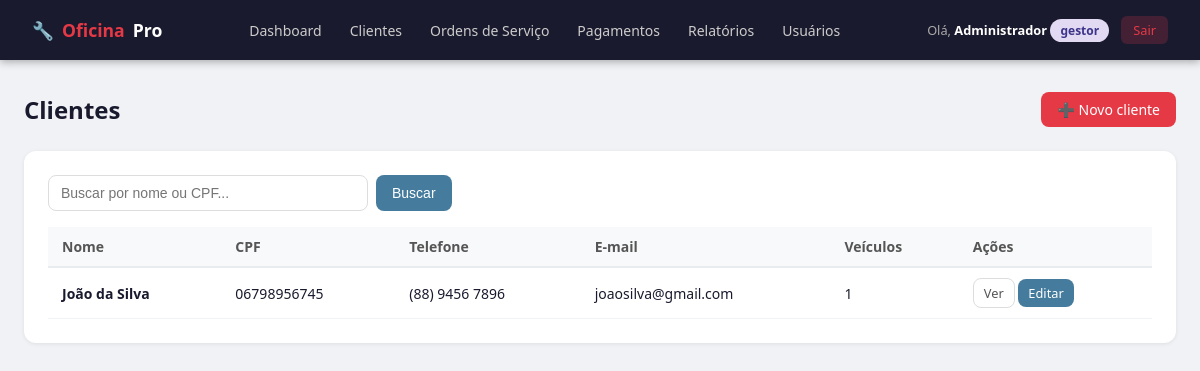
Page /clientes (signed in) on the committed database.
### app.py (models this page shows)
class Cliente(db.Model):
    id = db.Column(db.Integer, primary_key=True)
    nome = db.Column(db.String(100), nullable=False)
    cpf = db.Column(db.String(14), unique=True, nullable=False)
    telefone = db.Column(db.String(20))
    email = db.Column(db.String(100))
    criado_em = db.Column(db.DateTime, default=agora)
    veiculos = db.relationship('Veiculo', backref='cliente', lazy=True)

### app.py (the view)
@app.route('/clientes')
@login_required
def clientes():
    busca = request.args.get('busca', '')
    if busca:
        lista = Cliente.query.filter(
            (Cliente.nome.ilike(f'%{busca}%')) | (Cliente.cpf.ilike(f'%{busca}%'))
        ).all()
    else:
        lista = Cliente.query.order_by(Cliente.nome).all()
    return render_template('clientes.html', clientes=lista, busca=busca)

### app.py (called while the page is built)
def login_required(f):
    from functools import wraps
    @wraps(f)
    def decorated(*args, **kwargs):
        if 'usuario_id' not in session:
            return redirect(url_for('login'))
        return f(*args, **kwargs)
    return decorated

### templates/clientes.html (shortened to what this page needs)
{% extends 'base.html' %}
{% block content %}
<div class="page-header">
  <h1 class="page-title">Clientes</h1>
  <a href="{{ url_for('novo_cliente') }}" class="btn btn-primary">➕ Novo cliente</a>
</div>
<div class="card">
  <form class="search-bar" method="GET">
    <input type="text" name="busca" class="form-control" placeholder="Buscar por nome ou CPF..." value="{{ busca }}">
    <button type="submit" class="btn btn-secondary">Buscar</button>
  </form>
  {% if clientes %}
  <div class="table-wrap">
    <table>
      <thead>
        <tr>
          <th>Nome</th>
          <th>CPF</th>
          <th>Telefone</th>
          <th>E-mail</th>
          <th>Veículos</th>
          <th>Ações</th>
        </tr>
      </thead>
      <tbody>
        {% for c in clientes %}
        <tr>
          <td><strong>{{ c.nome }}</strong></td>
          <td>{{ c.cpf }}</td>
          <td>{{ c.telefone or '—' }}</td>
          <td>{{ c.email or '—' }}</td>
          <td>{{ c.veiculos|length }}</td>
          <td>
            <a href="{{ url_for('ver_cliente', id=c.id) }}" class="btn btn-outline btn-sm">Ver</a>
            <a href="{{ url_for('editar_cliente', id=c.id) }}" class="btn btn-secondary btn-sm">Editar</a>
          </td>
        </tr>
        {% endfor %}
      </tbody>
    </table>
  </div>
  {% else %}
  <div class="empty-state">
    <div class="icon">👤</div>
    <p>Nenhum cliente encontrado.</p>
  </div>
  {% endif %}
</div>
{% endblock %}

### templates/base.html (style rules this page uses)
* { box-sizing: border-box; margin: 0; padding: 0; }
body { font-family: 'Segoe UI', sans-serif; background: #f0f2f5; color: #1a1a2e; min-height: 100vh; }
.page-header { display: flex; align-items: center; justify-content: space-between; margin-bottom: 1.5rem; }
.page-title { font-size: 1.5rem; font-weight: 700; color: #1a1a2e; }
.card { background: #fff; border-radius: 12px; box-shadow: 0 1px 4px rgba(0,0,0,.08); padding: 1.5rem; margin-bottom: 1rem; }
.table-wrap { overflow-x: auto; }
table { width: 100%; border-collapse: collapse; font-size: .875rem; }
th { background: #f8f9fa; text-align: left; padding: 10px 14px; font-weight: 600; color: #555; border-bottom: 2px solid #e9ecef; }
td { padding: 10px 14px; border-bottom: 1px solid #f0f2f5; vertical-align: middle; }
.btn { display: inline-flex; align-items: center; gap: 6px; padding: 8px 16px; border-radius: 8px; border: none; cursor: pointer; font-size: .875rem; font-weight: 500; text-decoration: none; transition: all .2s; }
.btn-primary { background: #e63946; color: #fff; }
.btn-secondary { background: #457b9d; color: #fff; }
.btn-outline { background: transparent; border: 1.5px solid #ddd; color: #555; }
.btn-sm { padding: 5px 10px; font-size: .8rem; }
.form-control { width: 100%; padding: 9px 12px; border: 1.5px solid #ddd; border-radius: 8px; font-size: .875rem; transition: border .2s; outline: none; }
.search-bar { display: flex; gap: .5rem; margin-bottom: 1rem; }
.search-bar .form-control { max-width: 320px; }

### rows in the picture
Cliente: nome "João da Silva", cpf "06798956745", telefone "(88) 9456 7896", email "joaosilva@gmail.com", veiculos|length "1"

### other values in the picture
{{ session.nome }} "Administrador"
{{ session.perfil }} "gestor"
